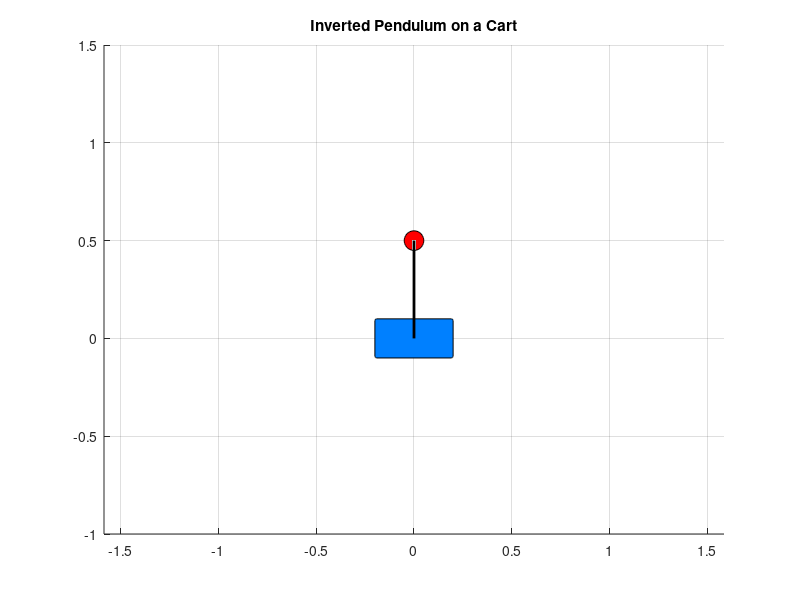

MATLAB code to generate this figure: (Note: this script raises an error after producing the figure.)
% Parameters of the inverted pendulum system
M = 1.0;  % Mass of the cart (kg)
m = 0.1;  % Mass of the pendulum (kg)
l = 0.5;  % Length of the pendulum (m)
g = 9.81; % Acceleration due to gravity (m/s^2)

% State-space matrices for the linearized system
A = [0, 0, 1, 0;
     0, 0, 0, 1;
     0, -(m*g)/M, 0, 0;
     0, (M+m)*g/(M*l), 0, 0];

B = [0;
     0;
     1/M;
     -1/(M*l)];

% Define the Q and R matrices for LQR
Q = diag([100, 10000, 1, 1]); % State error weightings
R = 0.001; % Control effort weighting

% Compute the LQR controller gain matrix K
K = lqr(A, B, Q, R);

% Initial state [x; theta; dx; dtheta]
x0 = [0; pi; 0; 0]; % Small initial angle, near upright position

% Desired end state
target_position = -1.0; % meters (cart position)
target_angle = pi; % radians (pendulum upright position)

% Define a function for the system dynamics with LQR control
function dxdt = pendulum_dynamics(t, x, A, B, K, target_position, target_angle)
    % Tracking control: Reference position and angle
    ref = [target_position; target_angle; 0; 0]; % Desired state [x; theta; dx; dtheta]
    u = -K * (x - ref); % LQR control law
    dxdt = A * x + B * u; % State derivative
end

% Simulation time
t = 0:0.01:100; % Time vector from 0 to 10 seconds with 0.01s step

% Use ODE45 to simulate the system
[T, X] = ode45(@(t, x) pendulum_dynamics(t, x, A, B, K, target_position, target_angle), t, x0);

% Animation parameters
cart_width = 0.4; % Width of the cart
cart_height = 0.2; % Height of the cart
bob_radius = 0.05; % Radius of the pendulum bob

% Create figure for animation
figure;
axis equal;
ylim([-1 1.5]);
hold on;
grid on;
title('Inverted Pendulum on a Cart');

% Initialize plot objects
cart = rectangle('Position', [X(1,1)-cart_width/2, -cart_height/2, cart_width, cart_height], ...
                 'Curvature', 0.1, 'FaceColor', [0 0.5 1]);
rod = line([X(1,1), X(1,1) + l*sin(X(1,2))], [0, -l*cos(X(1,2))], ...
           'LineWidth', 2, 'Color', 'k');
bob = rectangle('Position', [X(1,1) + l*sin(X(1,2)) - bob_radius, -l*cos(X(1,2)) - bob_radius, ...
                 2*bob_radius, 2*bob_radius], 'Curvature', [1,1], 'FaceColor', 'r');

% Animation loop
for k = 1:length(T)
    % Update cart position
    cart.Position = [X(k,1)-cart_width/2, -cart_height/2, cart_width, cart_height];
    
    % Update rod position
    set(rod, 'XData', [X(k,1), X(k,1) + l*sin(X(k,2))], 'YData', [0, -l*cos(X(k,2))]);
    
    % Update bob position
    bob.Position = [X(k,1) + l*sin(X(k,2)) - bob_radius, -l*cos(X(k,2)) - bob_radius, ...
                    2*bob_radius, 2*bob_radius];
    
    % Adjust x-axis limits based on cart position
    xlim([-2 + X(k,1), 2 + X(k,1)]);
    
    % Pause to control the animation speed
    pause(0.01);
end
